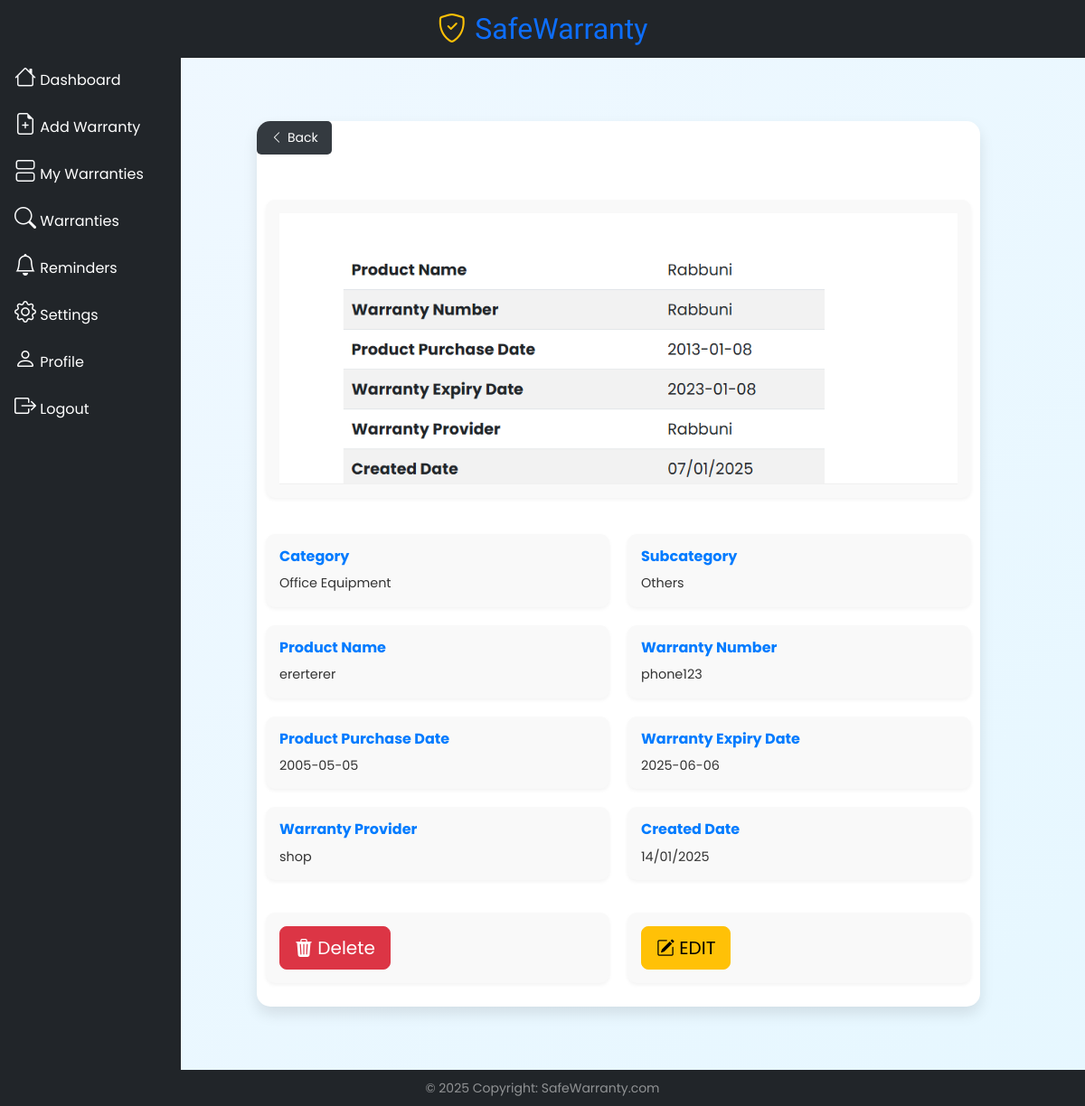
Page /warranty/view_warranties/1 (signed in) on the committed database.
### models/__init__.py (models this page shows, shortened)
class WarrantyCard(db.Model):
    __tablename__ = 'warranty_card'
    id = db.Column(db.Integer, primary_key=True)
    image = db.Column(db.String(200), nullable=True)  # Path to the uploaded image
    product_name = db.Column(db.String(100), nullable=False)
    warranty_number = db.Column(db.String(80), unique=True, nullable=False)
    product_purchase_date = db.Column(db.Date(), nullable=False)
    warranty_expiry_date = db.Column(db.Date(), nullable=False)
    warranty_provider = db.Column(db.String(500))
    created_at = db.Column(db.DateTime(timezone=True), server_default=func.now())
    updated_at = db.Column(db.DateTime(timezone=True), server_default=func.now())
    category_id = db.Column(db.Integer, db.ForeignKey('category.id'), nullable=True)
    subcategory_id = db.Column(db.Integer, db.ForeignKey('subcategory.id'), nullable=True)
    category = db.relationship('Category', backref='warranties')
    subcategory = db.relationship('Subcategory', backref='warranties')
    user_id = db.Column(db.Integer, db.ForeignKey('user.id'))
    user = db.relationship('User', backref='user_warranties')  # Changed 'warranties' to 'user_warranties'

class Category(db.Model):
    id = db.Column(db.Integer, primary_key=True)
    name = db.Column(db.String(100), nullable=False)
    subcategories = db.relationship('Subcategory', backref='category', lazy=True)

class Subcategory(db.Model):
    id = db.Column(db.Integer, primary_key=True)
    name = db.Column(db.String(100), nullable=False)
    category_id = db.Column(db.Integer, db.ForeignKey('category.id'), nullable=False)

### warranty_mgmt/routes.py (the view)
@warranty_mgmt.route('/view_warranties/<int:warranty_id>')
@login_required
def view_warranties(warranty_id):
    warranty = WarrantyCard.query.filter_by(id=warranty_id,
                                            user_id=current_user.id).first()  # Ensure the warranty is associated with the logged-in user
    if not warranty:
        flash("Warranty not found or you do not have permission to view it.", "danger")
        return redirect(url_for('warranty_mgmt.get_warranties'))
    return render_template('warranty_mgmt/view_warranty.html', page_heading='View Warranty Details', warranty=warranty)

### main.py (called while the page is built)
@login_manager.user_loader
def load_user(user_id):
    return User.query.get(int(user_id))

@app.teardown_appcontext
def shutdown_session(exception=None):
    db.session.remove()

### templates/warranty_mgmt/view_warranty.html (shortened to what this page needs)
{% extends 'base.html' %}
{% block content %}
<div class="main-container">
    <div class="main-card">
        <a href="{{ url_for('warranty_mgmt.get_warranties') }}" class="btn-back ">
            <i class="bi bi-chevron-left"></i> Back
        </a>
        <div class="card-content">
            <div class="info-section">
                <div class="info-card">
                    <p><img src="{{ url_for('static', filename=warranty.image) }}" alt="Warranty Image"
                            class="warranty-image"></p>
                </div>
                <div class="info-section">
                    <div class="info-card">
                        <h6>Category</h6>
                        <p>{{ warranty.category.name }}</p>
                    </div>
                    <div class="info-card">
                        <h6>Subcategory</h6>
                        <p>{{ warranty.subcategory.name }}</p>
                    </div>
                    <div class="info-card">
                        <h6>Product Name</h6>
                        <p>{{ warranty.product_name }}</p>
                    </div>
                    <div class="info-card">
                        <h6>Warranty Number</h6>
                        <p>{{ warranty.warranty_number }}</p>
                    </div>
                    <div class="info-card">
                        <h6>Product Purchase Date</h6>
                        <p>{{ warranty.product_purchase_date }}</p>
                    </div>
                    <div class="info-card">
                        <h6>Warranty Expiry Date</h6>
                        <p>{{ warranty.warranty_expiry_date }}</p>
                    </div>
                    <div class="info-card">
                        <h6>Warranty Provider</h6>
                        <p>{{ warranty.warranty_provider }}</p>
                    </div>
                    <div class="info-card">
                        <h6>Created Date</h6>
                        <p>{{ warranty.created_at.strftime("%d/%m/%Y") }}</p>
                    </div>
                    <div class="mt-3 mb-3 info-card ">
                        <form id="delete-form-{{ warranty.id }}"
                              action="{{ url_for('warranty_mgmt.delete_warranty', warranty_id=warranty.id) }}" method="POST">
                            <button type="button" class="btn btn-lg btn-danger"
                                    onclick="confirmDelete('{{ warranty.id }}')">
                                <i class="bi bi-trash3-fill"></i> Delete
                            </button>
                        </form>
                    </div>
                    <div class="mt-3 mb-3 info-card">
                        <a href="#" class="text-warning"
                           onclick="confirmEdit('{{ url_for('warranty_mgmt.edit_warranty', warranty_id=warranty.id) }}')">
                            <button class="btn btn-lg btn-warning">
                                <i class="bi bi-pencil-square"></i> EDIT
                            </button>
                        </a>
                    </div>
                </div>
            </div>
        </div>
    </div>
</div>
{% endblock %}

### templates/base.html (shortened to what this page needs)
<!DOCTYPE html>
<html lang="en">
<head>
    <link href="https://cdn.jsdelivr.net/npm/bootstrap@5.3.0-alpha3/dist/css/bootstrap.min.css" rel="stylesheet">
    <link rel="stylesheet" href="https://cdn.jsdelivr.net/npm/bootstrap-icons@1.11.3/font/bootstrap-icons.min.css">
    <link rel="stylesheet" href="{{ url_for('static', filename='styles/style.css') }}">
    <link href="https://cdn.jsdelivr.net/npm/bootstrap-icons/font/bootstrap-icons.css" rel="stylesheet">
</head>
<body>
{% include 'layout/header.html' %}
<div class="container-fluid ">
    <div class="sidenav">
        {% include 'layout/side_navbar.html' %}
    </div>
    <div class="content">
        {% block content %}
        {% endblock %}
    </div>
</div>
{% include 'layout/footer.html' %}
</body>
</html>

### templates/layout/header.html
<nav class="navbar navbar-light bg-dark">
  <div class="container-fluid justify-content-center">
    <a class="fs-2 text-decoration-none" href="{{ url_for('warranty_mgmt.index') }}"><i class="bi bi-shield-check text-warning">
    </i><span class="font-satisfy text-primary">Safe</span><span class="font-satisfy text-primary">Warranty</span></a>
  </div>
</nav>

### templates/layout/side_navbar.html (shortened to what this page needs)
<body>
<div class="sidebar bg-dark">
    <ul class="nav flex-column">
        <li class="nav-item">
            <a href="{{ url_for('warranty_mgmt.index') }}" class="nav-link">
                <i class="bi bi-house fs-4 {{'active text-primary' if request.path == '/' else 'text-light' }}"></i>
                Dashboard
            </a>
        </li>
        <li class="nav-item">
            <a href="{{ url_for('warranty_mgmt.categories_page') }}" class="nav-link">
                <i class="bi bi-file-earmark-plus fs-4 {{'active text-primary' if request.path == '/add_warranty' else 'text-light' }}"></i>
                Add Warranty
            </a>
        </li>
        <li class="nav-item">
            <a href="{{ url_for('warranty_mgmt.get_warranties') }}" class="nav-link">
                <i class="bi bi-view-stacked fs-4 {{'active text-primary' if request.path == '/get_warranties' else 'text-light' }}"></i>
                My Warranties
            </a>
        </li>
        <li class="nav-item">
            <a href="{{ url_for('warranty_mgmt.search_warranties') }}" class="nav-link">
                <i class="bi bi-search fs-4 {{'active text-primary' if request.path == '/search_warranties' else 'text-light' }}"></i>
                Warranties
            </a>
        </li>
        <li class="nav-item">
            <a href="#" class="nav-link">
                <i class="bi bi-bell fs-4"></i> Reminders
            </a>
        </li>
        <li class="nav-item">
            <a href="#" class="nav-link">
                <i class="bi bi-gear fs-4"></i> Settings
            </a>
        </li>
        <li class="nav-item">
            <a href="#" class="nav-link">
                <i class="bi bi-person fs-4"></i> Profile
            </a>
        </li>
        {% if current_user.is_authenticated %}
        <li class="nav-item">
            <a href="{{ url_for('auth.logout') }}" class="nav-link">
                <i class="bi bi-box-arrow-right fs-4"></i>
                Logout
            </a>
        </li>
        {% endif %}
    </ul>
</div>
</body>

### templates/layout/footer.html
  <footer id="sticky-footer" class="flex-shrink-0 py-2 bg-dark text-white-50">
    <div class="container text-center">
      <small> &copy; 2025 Copyright: SafeWarranty.com</small>
    </div>
  </footer>

### static/styles/style.css (style rules this page uses)
* { padding:0; margin:0; font-family: "Poppins", sans-serif; }
body { background: linear-gradient(to bottom right, #f0f8ff, #e6f7ff); font-family: 'Arial', sans-serif; }
.font-satisfy { font-family: 'Satisfy', cursive; }

### templates/layout/side_navbar.html (style rules this page uses)
body { overflow-x: hidden; }
.sidebar { position: fixed; top: 0; bottom: 0; left: 0; width: 200px; background-color: #343a40; padding-top: 60px; }
.sidebar a { color: white; text-decoration: none; }
.content { margin-left: 168px; padding: 30px; }

### templates/warranty_mgmt/view_warranty.html (style rules this page uses)
.main-container { display: flex; justify-content: center; align-items: center; padding: 40px; min-height: 100vh; }
.main-card { width: 100%; max-width: 800px; background-color: #ffffff; border-radius: 15px; box-shadow: 0 8px 16px rgba(0, 0, 0, 0.1); overflow: hidden; }
.warranty-image { display: block; width: 100%; max-height: 300px; object-fit: cover; border-bottom: 1px solid #f0f0f0; }
.card-content { padding: 10px; }
.info-section { display: flex; flex-wrap: wrap; gap: 20px; margin-top: 20px; }
.info-card { flex: 1 1 calc(50% - 20px); padding: 15px; background: #f9f9f9; border-radius: 10px; box-shadow: 0 2px 4px rgba(0, 0, 0, 0.05); transition: transform 0.3s ease, box-shadow 0.3s ease; }
.info-card h6 { margin: 0 0 10px; font-size: 1rem; font-weight: bold; color: #007bff; }
.info-card p { margin: 0; font-size: 0.9rem; color: #333; }
.btn-back { display: inline-flex; align-items: center; margin-bottom: 20px; padding: 8px 15px; font-size: 14px; color: #fff; background-color: #343a40; border: none; border-radius: 5px; text-decoration: none; transition: background-color 0.3s ease; }
.btn-back i { margin-right: 5px; }

### rows in the picture
WarrantyCard: image (picture), product_name "ererterer", warranty_number "phone123", product_purchase_date "2005-05-05", warranty_expiry_date "2025-06-06", warranty_provider "shop", created_at "14/01/2025"
Category: category.name "Office Equipment"
Subcategory: subcategory.name "Others"
